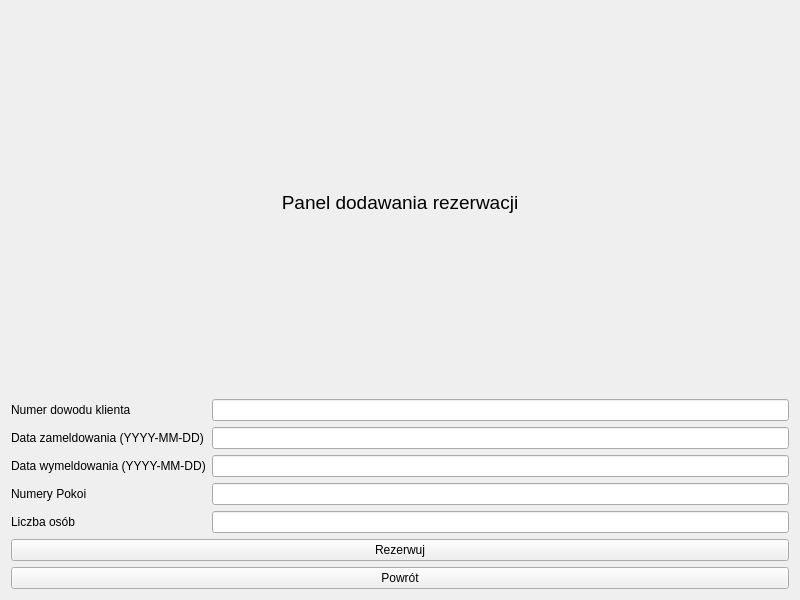
<?xml version="1.0" encoding="UTF-8"?>
<ui version="4.0">
 <class>PanelDodawaniaRezerwacji</class>
 <widget class="QWidget" name="PanelDodawaniaRezerwacji">
  <property name="geometry">
   <rect>
    <x>0</x>
    <y>0</y>
    <width>800</width>
    <height>600</height>
   </rect>
  </property>
  <property name="windowTitle">
   <string>Form</string>
  </property>
  <layout class="QGridLayout" name="gridLayout_2">
   <item row="0" column="0">
    <layout class="QGridLayout" name="gridLayout">
     <item row="7" column="0" colspan="2">
      <widget class="QPushButton" name="pushButton">
       <property name="text">
        <string>Rezerwuj</string>
       </property>
      </widget>
     </item>
     <item row="1" column="0">
      <widget class="QLabel" name="label_2">
       <property name="text">
        <string>Numer dowodu klienta</string>
       </property>
      </widget>
     </item>
     <item row="0" column="0" colspan="2">
      <widget class="QLabel" name="label">
       <property name="font">
        <font>
         <pointsize>14</pointsize>
        </font>
       </property>
       <property name="text">
        <string>Panel dodawania rezerwacji</string>
       </property>
       <property name="alignment">
        <set>Qt::AlignCenter</set>
       </property>
      </widget>
     </item>
     <item row="4" column="1">
      <widget class="QLineEdit" name="lineEdit_2"/>
     </item>
     <item row="8" column="0" colspan="2">
      <widget class="QPushButton" name="pushButton_2">
       <property name="text">
        <string>Powrót</string>
       </property>
      </widget>
     </item>
     <item row="4" column="0">
      <widget class="QLabel" name="label_5">
       <property name="text">
        <string>Numery Pokoi</string>
       </property>
      </widget>
     </item>
     <item row="1" column="1">
      <widget class="QLineEdit" name="lineEdit"/>
     </item>
     <item row="2" column="0">
      <widget class="QLabel" name="label_3">
       <property name="text">
        <string>Data zameldowania (YYYY-MM-DD)</string>
       </property>
      </widget>
     </item>
     <item row="3" column="0">
      <widget class="QLabel" name="label_4">
       <property name="text">
        <string>Data wymeldowania (YYYY-MM-DD)</string>
       </property>
       <property name="wordWrap">
        <bool>false</bool>
       </property>
      </widget>
     </item>
     <item row="5" column="1">
      <widget class="QLineEdit" name="lineEdit_3"/>
     </item>
     <item row="5" column="0">
      <widget class="QLabel" name="label_6">
       <property name="text">
        <string>Liczba osób</string>
       </property>
      </widget>
     </item>
     <item row="2" column="1">
      <widget class="QLineEdit" name="zameldowanko"/>
     </item>
     <item row="3" column="1">
      <widget class="QLineEdit" name="wymeldowanko"/>
     </item>
    </layout>
   </item>
  </layout>
 </widget>
 <resources/>
 <connections/>
</ui>
